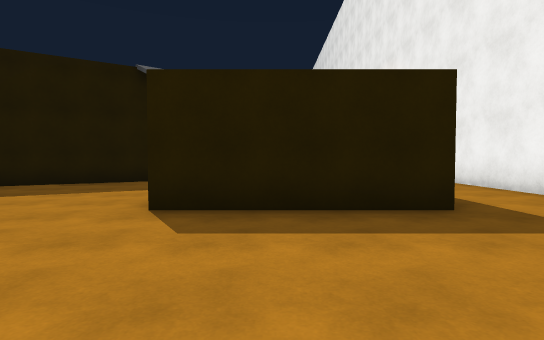
view 1 (above)

24 first-person views from a walk through a Unity game level. The camera is 1.2 m above the floor, tilts 2° down and sees 80° across. The floor is counted in squares, 2 m on a side. Each view is taken from the middle of a square. On the plan, view 1 faces up. The plan holds only what a view shows up to about 10 squares ahead; the rest is blank. The place goes on beyond the plan. The player is left out. Surface patterns are stand-ins for the level's own textures.

view 2
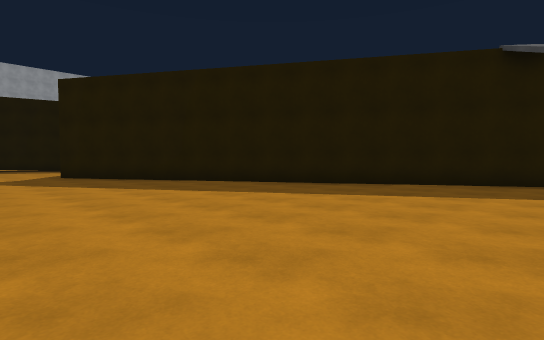

view 3
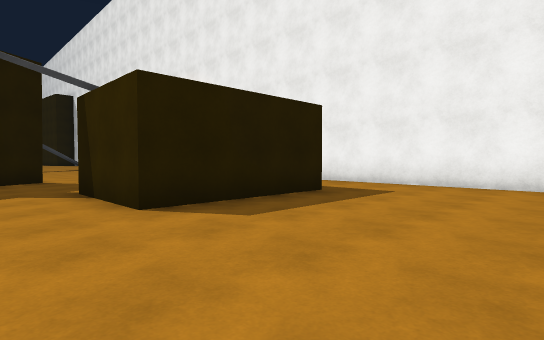

view 4
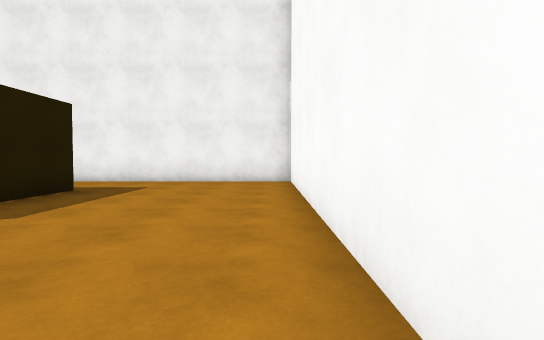

view 5
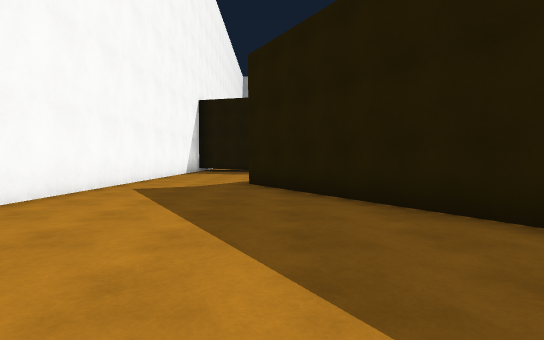

view 6
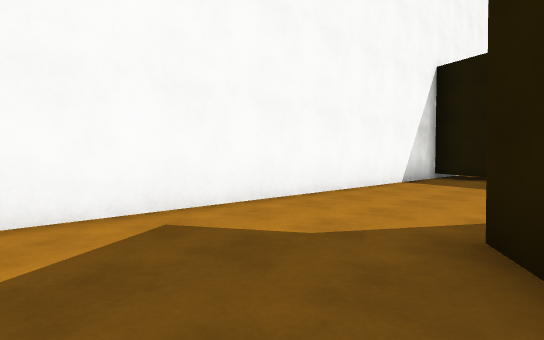

view 7
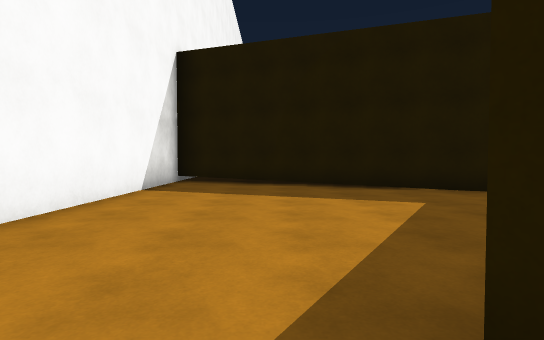

view 8
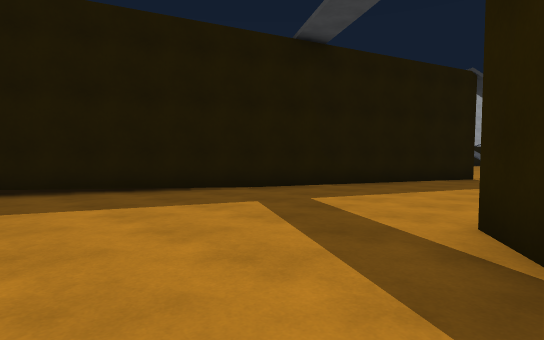

view 9
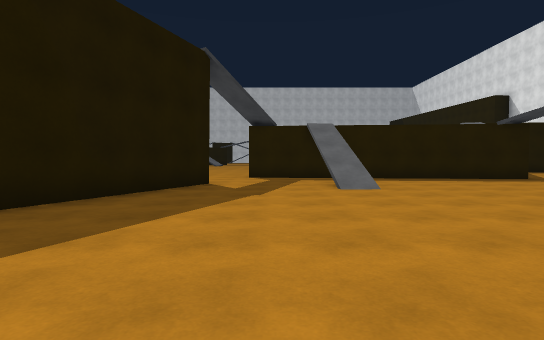

view 10
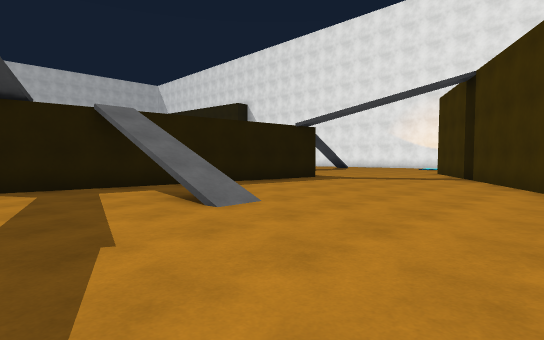

view 11
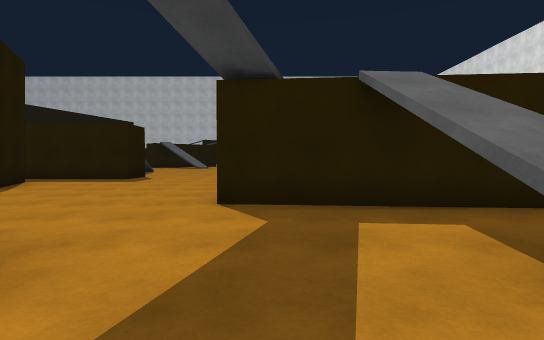

view 12
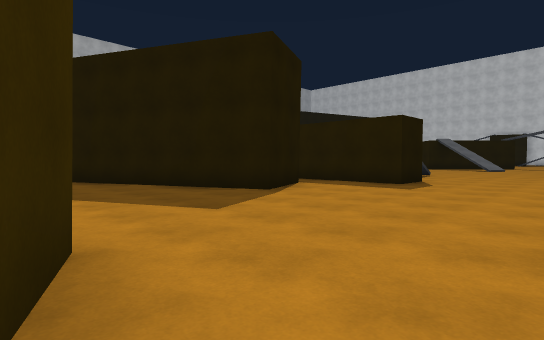

view 13
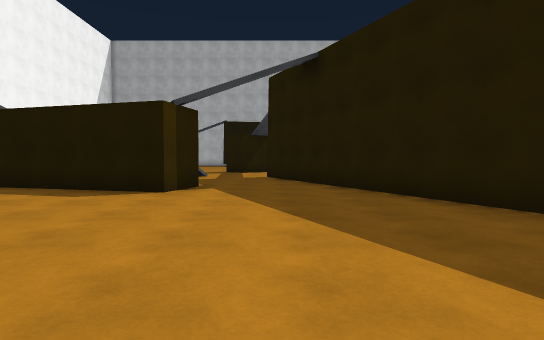

view 14
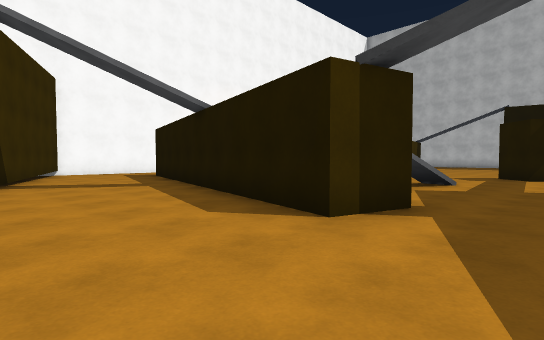

view 15
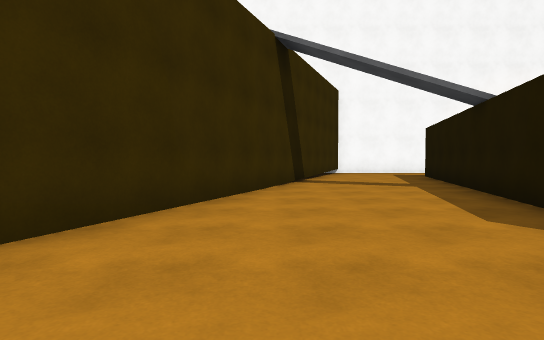

view 16
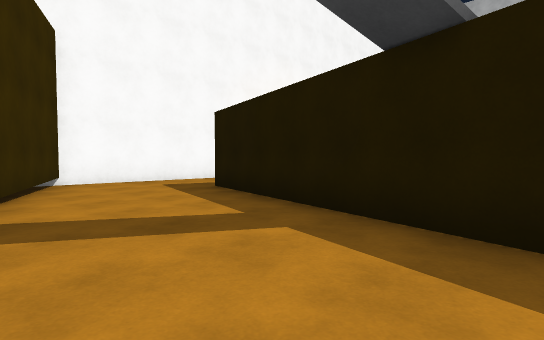

view 17
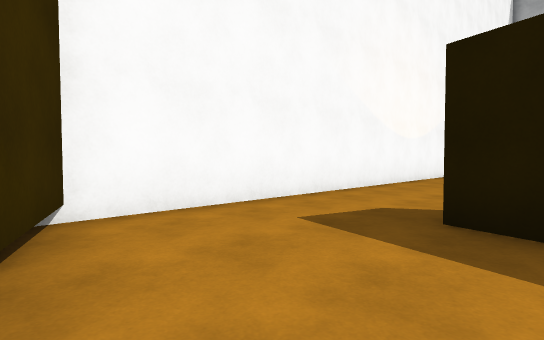

view 18
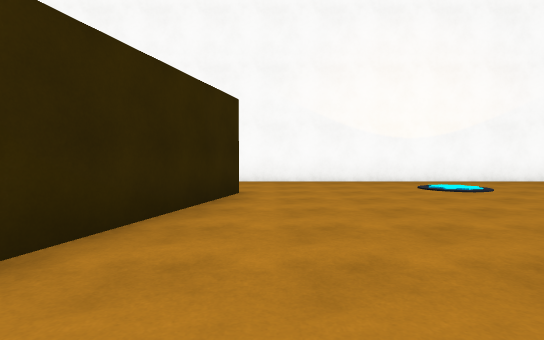

view 19
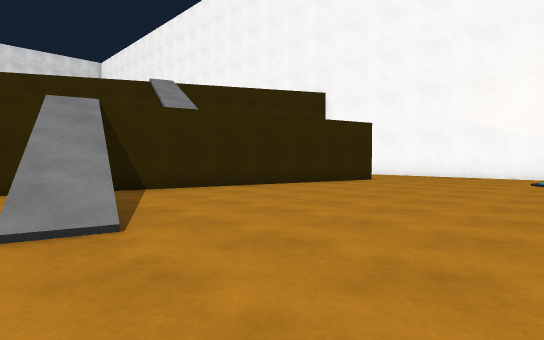

view 20
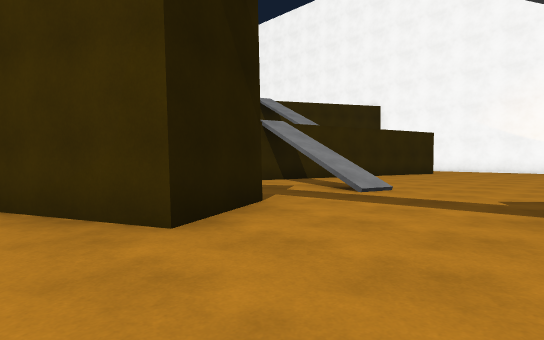

view 21
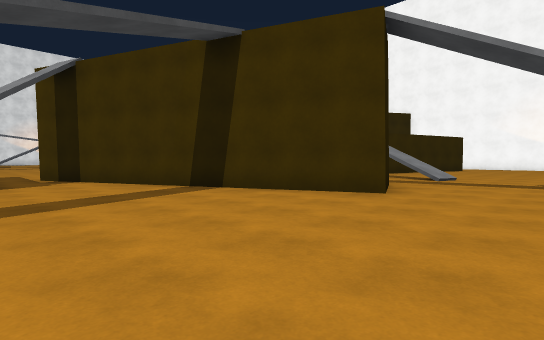

view 22
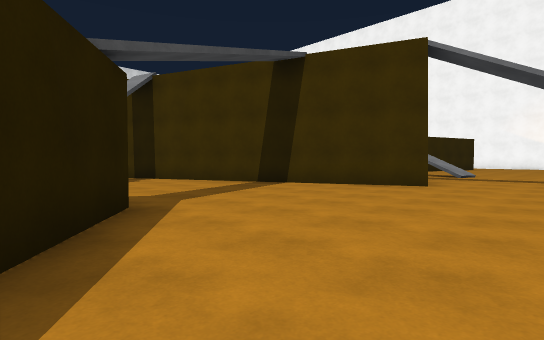

view 23
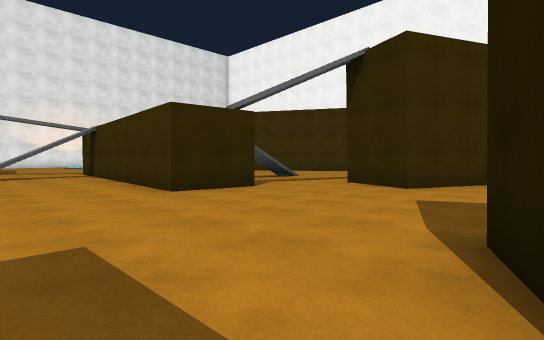

view 24
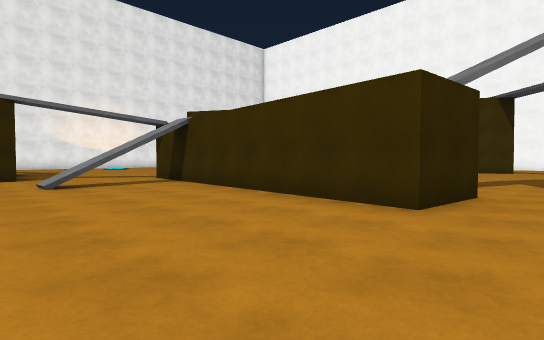

### Floor plan
Points are (right, up) in squares from view 1. A wall is a line through its corners. A room is listed if a view was taken in it or the views show most of it. See-through windows are left out.
Room 1 (views 1, 2, 3, 4, 5, 6, 7, 8, 9, 10, 11, 12)
walls: (-7.5, 13.5) (-15.7, 14.3) (-15.6, 16.1); (-1.2, 9.8) (-13.8, 2.4); (-8.8, 7.6) (-4.7, 10); (-6.3, 18.6) (-6.3, 19.1); (2.2, 3.8) (-1.4, 3.8) (-1.4, 6.2); (-16.5, 11.8) (-21.6, -0.5) (-10.1, -0.5); (-3.5, -0.5) (4.5, -0.5) (4.5, 8); (-14.2, 3.3) (-14.7, 4.2)
ways out: opening at (-16.8, 14.5) to room 2; opening at (-7.9, 19) to room 2
Room 2 (views 13, 14, 15, 16, 17, 18, 19, 20, 21, 22, 23, 24)
walls: (-19.2, 20.9) (-19.2, 19.5) (-22.4, 19.5); (-27.9, 20.4) (-29.9, 21.9); (-25.1, 11.4) (-23.7, 11.1) (-26.2, 2); (-15.6, 16.1) (-7.4, 15.4); (-28.6, 12.8) (-29.4, 14.7) (-21.3, 18.2) (-20.5, 16.4) (-28, 13.1); (-32, 12.1) (-31.7, 11.8) (-32.5, 11.1); (-27.4, 2.3) (-25.3, 10.4); (-32.5, -0.5) (-23.8, -0.5) (-18.4, 12.6) (-16.5, 11.8)
ways out: opening at (-16.8, 14.5) to room 1; opening at (-7.9, 19) to room 1

Where each view was taken, in squares from view 1:
view 1: 0 up, 0 right, facing up
view 2: 0 up, 2 left, facing up-left
view 3: 0 up, 3 left, facing up-right
view 4: 0 up, 4 left, facing right
view 5: 3 up, 6 left, facing left
view 6: 3 up, 11 left, facing down-left
view 7: 2 up, 13 left, facing left
view 8: 1 up, 14 left, facing up-left
view 9: 4 up, 15 left, facing up
view 10: 7 up, 16 left, facing up-right
view 11: 10 up, 15 left, facing up
view 12: 12 up, 16 left, facing up-left
view 13: 13 up, 18 left, facing left
view 14: 13 up, 21 left, facing down-left
view 15: 13 up, 21 left, facing down
view 16: 8 up, 22 left, facing down-left
view 17: 3 up, 23 left, facing down-left
view 18: 8 up, 28 left, facing down
view 19: 11 up, 32 left, facing down-right
view 20: 16 up, 32 left, facing down-right
view 21: 20 up, 32 left, facing down-right
view 22: 22 up, 32 left, facing down-right
view 23: 19 up, 21 left, facing down-right
view 24: 20 up, 17 left, facing down-right
